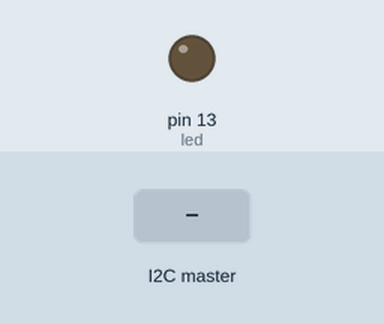
Simulated run of this sketch. Board: Arduino Uno, built with avr-gcc and run on an emulated ATmega328P. Parts: output pins drawn as LEDs (lit = HIGH). The test bench sets the inputs (shaded band).

Above: at 1.2 s.
1.3 s: the I2C master sends the byte 0
At 2.5 s:
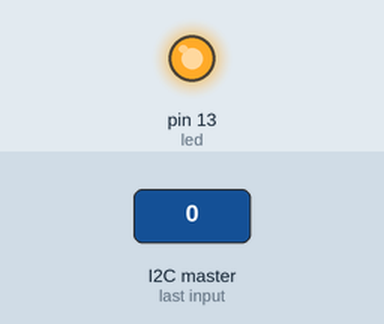
Timing chart, 0 to 4.3 s (numbered marks = the images above; inputs shaded):
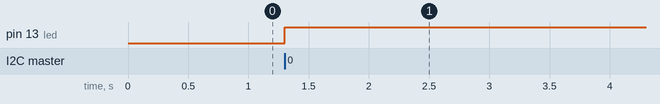

Measured:
- after the input at 1.3 s, pin 13 (led): LOW → HIGH at once

The sketch:

SLAVE_2.ino
```cpp
//SLAVE CODE
#include <Wire.h>
int led = 13;


void setup() {
  // put your setup code here, to run once:
  pinMode(led, OUTPUT);
  Wire.begin(8);   //slave says I live in this address
  Wire.onReceive (readWire);
  Serial.begin(9600);

}

void loop() {
}

boolean state = false;
void readWire ()
{
  while (Wire.available() > 0)
  {
    int in = Wire.read();  //set a variable  to store read data
    if (in == 0)
    {
      state = !state;
      digitalWrite (led , state);

    }

  }

}
```
